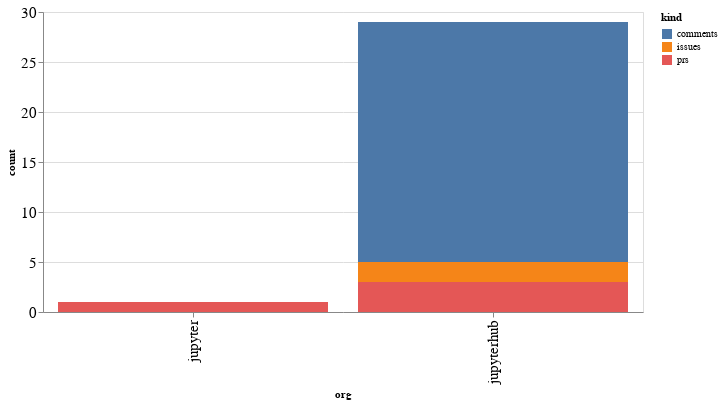

Notebook source saved alongside this figure:
### Code cell
alt.Chart(org_summaries, width=600).mark_bar().encode(
    x='org',
    y='count',
    color='kind',
    tooltip="org"
)

### Figure 1 — Vega-Lite specification as saved in the notebook (floating-point values rounded to 4 significant figures)
{"config": {"axisLeft": {"labelFontSize": 15}, "axisBottom": {"labelFontSize": 15}}, "data": {"name": "data-f120b65c1d0bf86509738a5e8c97edc0"}, "mark": "bar", "encoding": {"color": {"type": "nominal", "field": "kind"}, "tooltip": {"type": "nominal", "field": "org"}, "x": {"type": "nominal", "field": "org"}, "y": {"type": "quantitative", "field": "count"}}, "width": 600, "$schema": "https://vega.github.io/schema/vega-lite/v4.8.1.json", "datasets": {"data-f120b65c1d0bf86509738a5e8c97edc0": [{"org": "jupyter", "kind": "prs", "count": 1}, {"org": "jupyterhub", "kind": "comments", "count": 24}, {"org": "jupyterhub", "kind": "issues", "count": 2}, {"org": "jupyterhub", "kind": "prs", "count": 3}]}}
